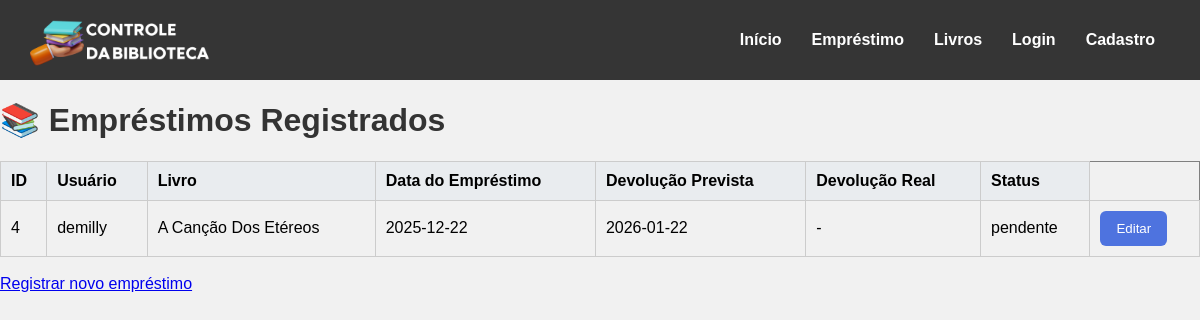
Page /ver_emprestimos (signed in) on the earlier database version.
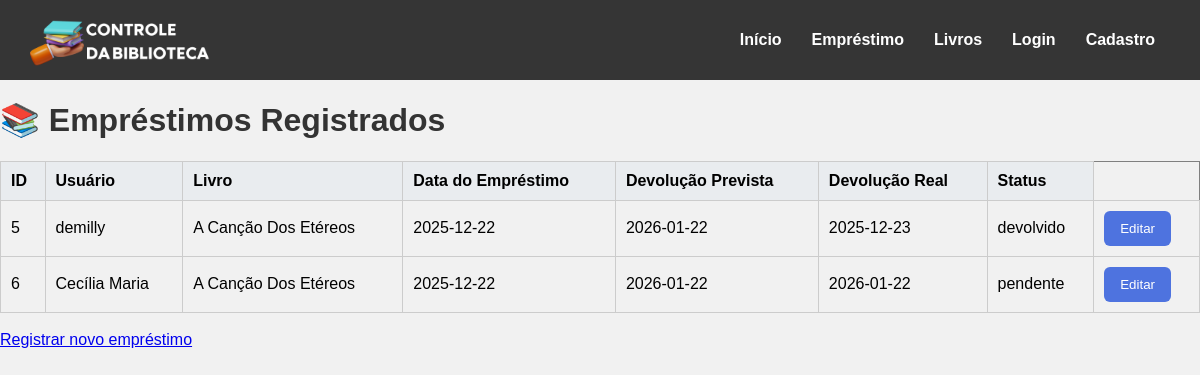
Same page on the later database version.
### tables this page shows
CREATE TABLE emprestimos (
    id_emprestimo INTEGER PRIMARY KEY,
    usuario_id INTEGER,
    livro_id INTEGER,
    data_emprestimo DATE,
    data_devolucao_prevista DATE,
    data_devolucao_real DATE,
    status_emprestimo TEXT CHECK(status_emprestimo IN ('pendente', 'devolvido', 'atrasado')),
    FOREIGN KEY (usuario_id) REFERENCES usuarios(id_usuario),
    FOREIGN KEY (livro_id) REFERENCES livros(id_livro) ON DELETE CASCADE
);

CREATE TABLE usuarios (
    id_usuario INTEGER PRIMARY KEY AUTOINCREMENT,
    senha_usuario VARCHAR(8) NOT NULL,
    nome_usuario VARCHAR(255) NOT NULL,
    email VARCHAR(255),
    numero_telefone VARCHAR(15),
    data_inscricao DATE,
    multa_atual DECIMAL(10,2)
);

CREATE TABLE livros (
    id_livro INTEGER PRIMARY KEY AUTOINCREMENT,
    autor_id INTEGER NOT NULL,
    titulo VARCHAR(255) NOT NULL,
    isbn VARCHAR(13) NOT NULL,
    ano_publicacao INTEGER NOT NULL,
    genero_id INTEGER NOT NULL,
    editora_id INTEGER NOT NULL,
    quantidade_disponivel INTEGER NOT NULL,
    resumo TEXT,
    FOREIGN KEY (autor_id) REFERENCES autores(id_autor) ON DELETE RESTRICT,
    FOREIGN KEY (genero_id) REFERENCES generos(id_genero) ON DELETE CASCADE,
    FOREIGN KEY (editora_id) REFERENCES editoras(id_editora)
);

### app.py (the view)
@app.route('/ver_emprestimos')
@login_required
def ver_emprestimos():
    conexao = obter_conexao()
    sql = '''SELECT emprestimos.id_emprestimo,usuarios.nome_usuario,livros.titulo,emprestimos.data_emprestimo,
    emprestimos.data_devolucao_prevista,emprestimos.data_devolucao_real,
    emprestimos.status_emprestimo FROM emprestimos JOIN usuarios ON emprestimos.usuario_id = usuarios.id_usuario
    JOIN livros ON emprestimos.livro_id = livros.id_livro ORDER BY emprestimos.data_emprestimo DESC
    '''
    lista_emprestimos = conexao.execute(sql).fetchall()
    conexao.close()
    return render_template('ver_emprestimos.html', lista_emprestimos=lista_emprestimos)

### app.py (called while the page is built)
@login_manager.user_loader
def load_user(user_id):
    return User.achar_email(user_id)

@app.before_request
def carregar_mensagens_trigger():
    if request.endpoint in ('static', 'login'):
        return
    conexao = obter_conexao()
    mensagens = conexao.execute("""
        SELECT id_log, mensagem
        FROM log_triggers
        WHERE lida = 0
        ORDER BY data_execucao""").fetchall()
    for msg in mensagens:
        flash(msg['mensagem'], 'info')
    conexao.execute("""
        UPDATE log_triggers
        SET lida = 1
        WHERE lida = 0""")
    conexao.commit()
    conexao.close()

### database.py (called while the page is built)
def obter_conexao():
    conexao = sqlite3.connect('livros.db')
    conexao.execute("PRAGMA foreign_keys = ON")
    conexao.row_factory = sqlite3.Row
    return conexao

### modelos/__init__.py (called while the page is built)
    @classmethod
    def achar_email(cls, email):
        conexao = obter_conexao()
        sql = "SELECT * FROM usuarios WHERE email = ?"
        resultado = conexao.execute(sql, (email,)).fetchone()
        if resultado:
            return User(
                email=resultado['email'],
                nome=resultado['nome_usuario'],
                senha=resultado['senha_usuario'],
                numero_telefone=resultado['numero_telefone'],
                data_inscricao=resultado['data_inscricao']
            )
        return None

### templates/ver_emprestimos.html (shortened to what this page needs)
{% extends 'base.html' %}
{% block conteudo %}
<h1>📚 Empréstimos Registrados</h1>
{% if lista_emprestimos %}
<table border="1" cellpadding="8" cellspacing="0">
    <thead>
        <tr>
            <th>ID</th>
            <th>Usuário</th>
            <th>Livro</th>
            <th>Data do Empréstimo</th>
            <th>Devolução Prevista</th>
            <th>Devolução Real</th>
            <th>Status</th>
        </tr>
    </thead>
    <tbody>
        {% for emprestimo in lista_emprestimos %}
        <tr>
            <td>{{ emprestimo.id_emprestimo }}</td>
            <td>{{ emprestimo.nome_usuario }}</td>
            <td>{{ emprestimo.titulo }}</td>
            <td>{{ emprestimo.data_emprestimo }}</td>
            <td>{{ emprestimo.data_devolucao_prevista }}</td>
            <td>{{ emprestimo.data_devolucao_real if emprestimo.data_devolucao_real else '-' }}</td>
            <td>{{ emprestimo.status_emprestimo }}</td>
            <td>
                <a href="{{ url_for('editar_emprestimos', id_emprestimo=emprestimo.id_emprestimo) }}"><button type="button">Editar</button></a>
            </td>
        </tr>
        {% endfor %}
    </tbody>
</table>
{% else %}
<p>Não há empréstimos registrados no momento.</p>
{% endif %}
<br>
<a href="{{ url_for('emprestimo') }}">Registrar novo empréstimo</a>
{% endblock %}

### templates/base.html (shortened to what this page needs)
<!DOCTYPE html>
<html lang="en">
<head>
    <link rel="stylesheet" href="{{ url_for('static', filename='style.css')}}">
    <link rel="stylesheet" href="{{ url_for('static', filename='menu.css') }}">
    <link rel="stylesheet" href="{{ url_for('static', filename='cadastro.css')}}">
</head>
<body>
    {% include 'componentes/menu.html' %}
    {% block conteudo %}{% endblock %}
</body>
</html>

### templates/componentes/menu.html (shortened to what this page needs)
<div class="menu">
    <div class="logo">
        <img src="{{ url_for('static', filename='img/logo.png') }}" alt="Logo">
    </div>
    <div class="links">
        <a href="/">Início</a>
        <a href="/emprestimo">Empréstimo</a>
        <div class="outros-links">
            <a href="/livros">Livros</a>
        </div>
        <a href="/login">Login</a>
        <a href="/cadastro">Cadastro</a>
    </div>
</div>

### static/style.css (style rules this page uses)
h1 { color: #333; }
table { width: 100%; border-collapse: collapse; margin-top: 20px; }
table th, table td { border: 1px solid #ccc; padding: 10px; text-align: left; }
table th { background-color: #e9ecef; }
button { background-color: #4e73df; color: white; border: none; padding: 10px 16px; border-radius: 6px; cursor: pointer; transition: background-color 0.3s; }

### static/menu.css (style rules this page uses)
.menu { height: 10vh; min-height: 40px; width: 100%; background: #353535; display: flex; align-items: center; justify-content: space-between; padding: 0 30px; box-sizing: border-box; }
.menu a { color: white; text-decoration: none; margin: 0 15px; font-weight: bold; }
.menu .logo img { width: 180px; }
.menu .links { display: flex; align-items: center; }
* { font-family:Arial, Helvetica, sans-serif; }
.outros-links { position: relative; }

### static/cadastro.css (style rules this page uses)
body { background-color: #f1f1f1; margin: 0; }
.logo img { width: 120px; height: auto; }
.logo { display: flex; justify-content: space-between; width: 100%; }

Differences in the rows shown:
removed emprestimos: id_emprestimo "4", nome_usuario "demilly", titulo "A Canção Dos Etéreos", data_emprestimo "2025-12-22", data_devolucao_prevista "2026-01-22", data_devolucao_real "-", status_emprestimo "pendente"
added emprestimos: id_emprestimo "5", nome_usuario "demilly", titulo "A Canção Dos Etéreos", data_emprestimo "2025-12-22", data_devolucao_prevista "2026-01-22", data_devolucao_real "2025-12-23", status_emprestimo "devolvido"
added emprestimos: id_emprestimo "6", nome_usuario "Cecília Maria", titulo "A Canção Dos Etéreos", data_emprestimo "2025-12-22", data_devolucao_prevista "2026-01-22", data_devolucao_real "2026-01-22", status_emprestimo "pendente"
